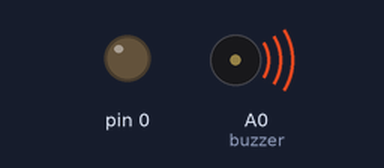
The sketch below on a simulated Arduino Uno, built with avr-gcc and run on an emulated ATmega328P. On the bench: output pins drawn as LEDs (lit = HIGH), buzzer (waves = sounding).

Above: at 6.15 s.
At 7.7 s:
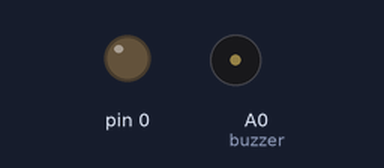
Timing chart, 0 to 9.0 s (numbered marks = the images above):
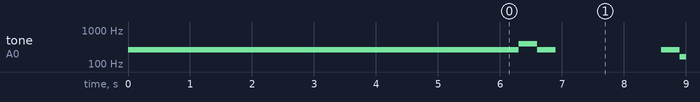

Measured:
- by itself, tone on A0 (buzzer): plays 262 Hz for 6.3 s, 392 Hz for 0.30 s, 262 Hz for 0.30 s, 262 Hz for 0.30 s, 165 Hz for 0.30 s, 262 Hz for 0.30 s … (120 notes in this stretch)

The sketch:

GaitSound.ino
```cpp
#define buzzer A0

void setup(){
  pinMode(0,OUTPUT);
  pinMode(buzzer, OUTPUT);
  tone(buzzer, 262, 2000);
  delay(2000);
  tone(buzzer, 262, 2000);
  delay(2000);
  tone(buzzer, 262, 2000);
  delay(2000);
}

void loop()
{
  tone(buzzer, 262, 300);
  delay(300);
  tone(buzzer, 392, 300);  //1 C G C
  delay(300);
  tone(buzzer, 262, 300);
  delay(2000);

  tone(buzzer, 262, 300);
  delay(300);
  tone(buzzer, 165, 300);  //2 C E C
  delay(300);
  tone(buzzer, 262, 300);
  delay(2000);

  tone(buzzer, 294, 300);
  delay(300);
  tone(buzzer, 294, 300);  //3 D D F
  delay(300);
  tone(buzzer, 175, 300);
  delay(2000);

  tone(buzzer, 262, 300);
  delay(300);
  tone(buzzer, 440, 300);  //4 C A A
  delay(300);
  tone(buzzer, 440, 300);
  delay(2000);

  tone(buzzer, 262, 300);
  delay(300);
  tone(buzzer, 440, 300);  //5 C A F
  delay(300);
  tone(buzzer, 349, 300);
  delay(2000);

  tone(buzzer, 247, 300);
  delay(300);
  tone(buzzer, 330, 300);  //6 B E G
  delay(300);
  tone(buzzer, 292, 300);
  delay(2000);

  tone(buzzer, 262, 300);
  delay(300);
  tone(buzzer, 262, 300);  //7 C C C
  delay(300);
  tone(buzzer, 523, 300);
  delay(2000);

  tone(buzzer, 147, 300);
  delay(300);
  tone(buzzer, 196, 300);  //8 D D G
  delay(300);
  tone(buzzer, 196, 300);
  delay(2000);
}
```
